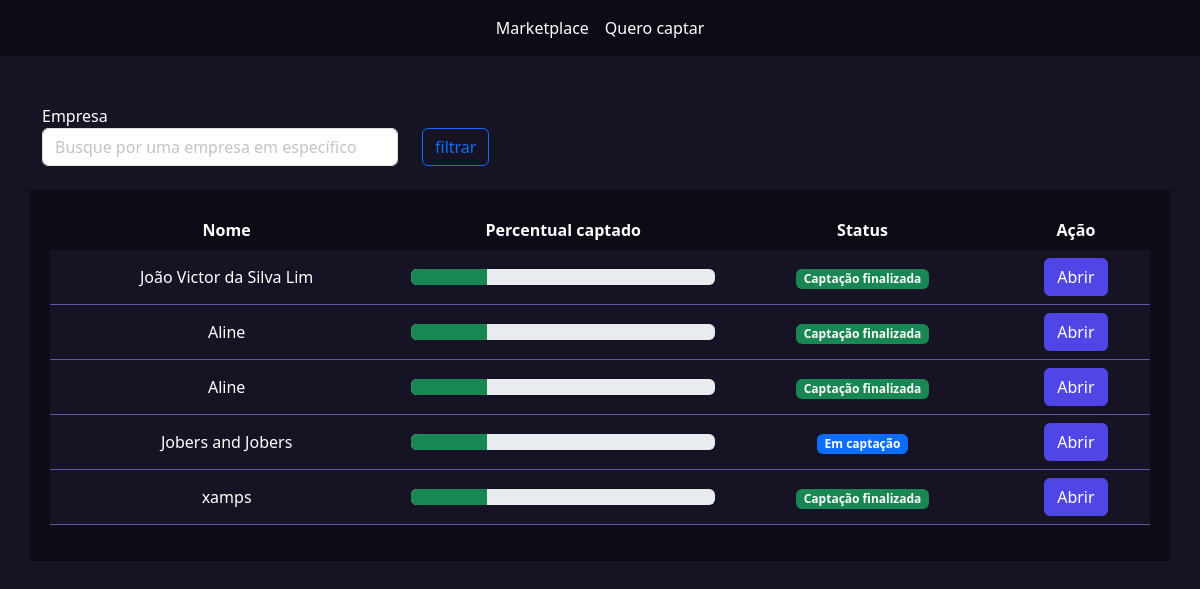
Page /empresarios/listar_empresas/ (signed in) on the committed database.
### empresarios/models.py (models this page shows, shortened)
class Empresas(models.Model):
    tempo_existencia_choices = (
        ('-6', 'Menos de 6 meses'),
        ('+6', 'Mais de 6 meses'),
        ('+1', 'Mais de 1 ano'),
        ('+5', 'Mais de 5 anos')
    )
    estagio_choices = (
        ('I', 'Tenho apenas uma idea'),
        ('MVP', 'Possuo um MVP'),
        ('MVPP', 'Possuo um MVP com clientes pagantes'),
        ('E', 'Empresa pronta para escalar'),
    )
    area_choices = (
        ('ED', 'Ed-tech'),
        ('FT', 'Fintech'),
        ('AT', 'Agrotech'),
    )
    user = models.ForeignKey(User, on_delete=models.DO_NOTHING)
    nome = models.CharField(max_length=50)
    cnpj = models.CharField(max_length=30)
    site = models.URLField()
    tempo_existencia = models.CharField(max_length=2, choices=tempo_existencia_choices, default='-6')
    descricao = models.TextField()
    data_final_captacao = models.DateField()
    percentual_equity = models.IntegerField()
    estagio = models.CharField(max_length=4, choices=estagio_choices, default='I')
    area = models.CharField(max_length=3, choices=area_choices)
    publico_alvo = models.CharField(max_length=3)
    valor = models.DecimalField(max_digits=9, decimal_places=2)
    pitch = models.FileField(upload_to='pitchs')
    logo = models.FileField(upload_to='logo')
    from django.utils.safestring import mark_safe
    @property
    def status(self):
        if date.today() >self.data_final_captacao:
            return mark_safe('<span class="badge bg-success">Captação finalizada</span>')
        return mark_safe('<span class="badge bg-primary">Em captação</span>')

### empresarios/views.py (the view)
# urls.py: path('listar_empresas/', views.listar_empresas, name="listar_empresas"),
def listar_empresas(request):
    if not request.user.is_authenticated:
        return redirect('/usuarios/logar')
    if request.method == "GET":
        empresas = Empresas.objects.filter(user=request.user)
        return render(request, 'listar_empresas.html', {'empresas': empresas})

### empresarios/templates/listar_empresas.html (shortened to what this page needs)
{% extends "base.html" %}
{% load static %}
{% block 'head' %}
<link rel="stylesheet" href="{% static 'empresarios/css/listar_empresas.css' %}">
<link rel="stylesheet" href="{% static 'usuarios/css/usuarios.css' %}">
{% endblock 'head' %}
{% block 'body' %}
    {% include "partials/barra_navegacao.html" %}
    <br><br>
    <div class="container">
        <div class="row">
            <div class="col-md-4">
                <form action="{% url 'listar_empresas' %}" method="GET">
                <label>Empresa</label>
                <input type="text" name="empresa" class="form-control" placeholder="Busque por uma empresa em específico">
            </div>
            <div class="col-md">
                <br>
                <input type="submit" value="filtrar" class="btn btn-outline-primary">
            </div>
        </div>
    </div>
    <br>
    <div class="container dark-color container_empresas">
        <table class="table">
            <thead >
              <tr class="cabecalho" style="background-color: transparent !important;">
                <th class="cabecalho" scope="col">Nome</th>
                <th class="cabecalho" scope="col">Percentual captado</th>
                <th class="cabecalho" scope="col">Status</th>
                <th class="cabecalho" scope="col">Ação</th>
              </tr>
            </thead>
            <tbody>
                {% for empresa in empresas %}
                <tr class="linha">
                    <td class="linha">{{empresa.nome}}</td>
                    <td class="linha">
                        <div class="progress">
                            <div class="progress-bar bg-success" role="progressbar" style="width: 25%" aria-valuenow="25" aria-valuemin="0" aria-valuemax="100"></div>
                        </div>
                    </td>
                    <td class="linha">{{empresa.status}}</td>
                    <td class="linha"><a href="{% url 'empresa' empresa.id %}" class="btn btn-indigo-normal">Abrir</a></td>
                </tr>
            {% endfor %}
            </tbody>
          </table>
    </div>
{% endblock 'body' %}

### templates/base.html (shortened to what this page needs)
{% load static %}
<!doctype html>
<html lang="en">
  <head>
    <link rel="stylesheet"  href="{% static 'geral/css/base.css' %}">
    <link href="https://cdn.jsdelivr.net/npm/bootstrap@5.3.3/dist/css/bootstrap.min.css" rel="stylesheet">
    {% block 'head' %}{% endblock 'head' %}
  </head>
  <body>
    {% block 'body' %}{% endblock 'body' %}
  </body>
</html>

### templates/partials/barra_navegacao.html
<nav class="navbar navbar-expand-lg navbar-dark dark-color">
    <div class="container-fluid">
        <div class="collapse navbar-collapse justify-content-center" id="navbarNav">
        <ul class="navbar-nav">
            <li class="nav-item">
	            <a class="nav-link active" aria-current="page" href="">Marketplace</a>
            </li>
            <li class="nav-item">
	            <a class="nav-link active" href="{% url 'cadastrar_empresa' %}">Quero captar</a>
            </li>
        </ul>
        </div>
    </div>
</nav>

### templates/static/geral/css/base.css (style rules this page uses)
:root { --main-color: #161424; --dark-color: #0D0C16; --contrast-color: #4F46E5; }
body { color: white !important; background-color: var(--main-color) !important; }
.dark-color { background-color: var(--dark-color); color: white !important; }

### templates/static/empresarios/css/listar_empresas.css (style rules this page uses)
.container_empresas { padding: 20px; }
.table { border-collapse: collapse !important; width: 100%; }
.cabecalho { background-color: transparent !important; border: none; color: white !important; text-align: center; }
.linha { vertical-align: middle; padding: 24px; text-align: center; background-color: var(--main-color) !important; color: white !important; border-bottom: 1px solid #6154a8; }
th { background-color: var; }

### templates/static/usuarios/css/usuarios.css (style rules this page uses)
.btn-indigo-normal { background-color: var(--contrast-color); color: white; }

### rows in the picture
Empresas: nome "João Victor da Silva Lim", status "Captação finalizada"
Empresas: nome "Aline", status "Captação finalizada"
Empresas: nome "Aline", status "Captação finalizada"
Empresas: nome "Jobers and Jobers", status "Em captação"
Empresas: nome "xamps", status "Captação finalizada"
